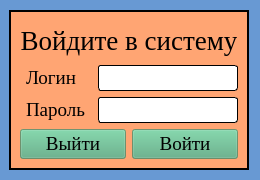
<?xml version="1.0" encoding="UTF-8"?>
<ui version="4.0">
 <class>LogInWindow</class>
 <widget class="QMainWindow" name="LogInWindow">
  <property name="geometry">
   <rect>
    <x>0</x>
    <y>0</y>
    <width>260</width>
    <height>180</height>
   </rect>
  </property>
  <property name="minimumSize">
   <size>
    <width>260</width>
    <height>180</height>
   </size>
  </property>
  <property name="maximumSize">
   <size>
    <width>260</width>
    <height>180</height>
   </size>
  </property>
  <property name="font">
   <font>
    <kerning>false</kerning>
   </font>
  </property>
  <property name="windowTitle">
   <string>Аутентификация</string>
  </property>
  <property name="styleSheet">
   <string notr="true">#LogInWindow{
background-color:#6899D3
}

</string>
  </property>
  <widget class="QWidget" name="centralwidget">
   <layout class="QVBoxLayout" name="verticalLayout_2">
    <item>
     <layout class="QVBoxLayout" name="verticalLayout">
      <item>
       <widget class="QFrame" name="FrameLogIn">
        <property name="minimumSize">
         <size>
          <width>240</width>
          <height>160</height>
         </size>
        </property>
        <property name="maximumSize">
         <size>
          <width>240</width>
          <height>160</height>
         </size>
        </property>
        <property name="styleSheet">
         <string notr="true">QFrame{
background: #FFA573;
border: 2px solid black;
}

QPushButton{
background-color: rgba(85, 170, 127, 155);
}

QPushButton:hover{
background-color: rgba(85, 170, 127, 135);
}

QPushButton:pressed{
background-color: rgba(85, 170, 127, 205);
}

QLabel{
border: 1px solid transparent;
}

QLineEdit{
border: 1px solid black;
border-radius: 3px;
}</string>
        </property>
        <property name="frameShape">
         <enum>QFrame::StyledPanel</enum>
        </property>
        <property name="frameShadow">
         <enum>QFrame::Raised</enum>
        </property>
        <layout class="QVBoxLayout" name="verticalLayout_4">
         <item>
          <layout class="QVBoxLayout" name="verticalLayout_3">
           <item>
            <widget class="QLabel" name="label_3">
             <property name="font">
              <font>
               <family>Times New Roman</family>
               <pointsize>20</pointsize>
               <italic>false</italic>
              </font>
             </property>
             <property name="layoutDirection">
              <enum>Qt::LeftToRight</enum>
             </property>
             <property name="text">
              <string>Войдите в систему</string>
             </property>
             <property name="alignment">
              <set>Qt::AlignCenter</set>
             </property>
            </widget>
           </item>
           <item>
            <layout class="QGridLayout" name="gridLayout">
             <item row="0" column="1">
              <widget class="QLineEdit" name="LineEditLogin">
               <property name="maximumSize">
                <size>
                 <width>100100</width>
                 <height>27</height>
                </size>
               </property>
               <property name="font">
                <font>
                 <family>Times New Roman</family>
                 <pointsize>14</pointsize>
                 <italic>false</italic>
                </font>
               </property>
              </widget>
             </item>
             <item row="2" column="0">
              <widget class="QLabel" name="label_2">
               <property name="font">
                <font>
                 <family>Times New Roman</family>
                 <pointsize>14</pointsize>
                 <italic>false</italic>
                </font>
               </property>
               <property name="text">
                <string>Пароль</string>
               </property>
              </widget>
             </item>
             <item row="0" column="0">
              <widget class="QLabel" name="label">
               <property name="maximumSize">
                <size>
                 <width>111</width>
                 <height>16777215</height>
                </size>
               </property>
               <property name="font">
                <font>
                 <family>Times New Roman</family>
                 <pointsize>14</pointsize>
                 <italic>false</italic>
                </font>
               </property>
               <property name="text">
                <string>Логин</string>
               </property>
              </widget>
             </item>
             <item row="2" column="1">
              <widget class="QLineEdit" name="LineEditPassword">
               <property name="maximumSize">
                <size>
                 <width>16777215</width>
                 <height>27</height>
                </size>
               </property>
               <property name="font">
                <font>
                 <family>Times New Roman</family>
                 <pointsize>14</pointsize>
                 <italic>false</italic>
                </font>
               </property>
               <property name="echoMode">
                <enum>QLineEdit::Password</enum>
               </property>
              </widget>
             </item>
            </layout>
           </item>
           <item>
            <layout class="QHBoxLayout" name="horizontalLayout">
             <item>
              <widget class="QPushButton" name="bttnExit">
               <property name="font">
                <font>
                 <family>Times New Roman</family>
                 <pointsize>14</pointsize>
                 <italic>false</italic>
                </font>
               </property>
               <property name="text">
                <string>Выйти</string>
               </property>
               <property name="icon">
                <iconset>
                 <normaloff>../../../study/Диплом/icons/4115235-exit-logout-sign-out_114030.ico</normaloff>../../../study/Диплом/icons/4115235-exit-logout-sign-out_114030.ico</iconset>
               </property>
              </widget>
             </item>
             <item>
              <widget class="QPushButton" name="bttnLog">
               <property name="font">
                <font>
                 <family>Times New Roman</family>
                 <pointsize>14</pointsize>
                 <italic>false</italic>
                </font>
               </property>
               <property name="text">
                <string>Войти</string>
               </property>
               <property name="icon">
                <iconset>
                 <normaloff>../../../study/Диплом/icons/enter_icon-icons.com_48306.ico</normaloff>../../../study/Диплом/icons/enter_icon-icons.com_48306.ico</iconset>
               </property>
              </widget>
             </item>
            </layout>
           </item>
          </layout>
         </item>
        </layout>
       </widget>
      </item>
     </layout>
    </item>
   </layout>
  </widget>
 </widget>
 <resources/>
 <connections/>
</ui>
